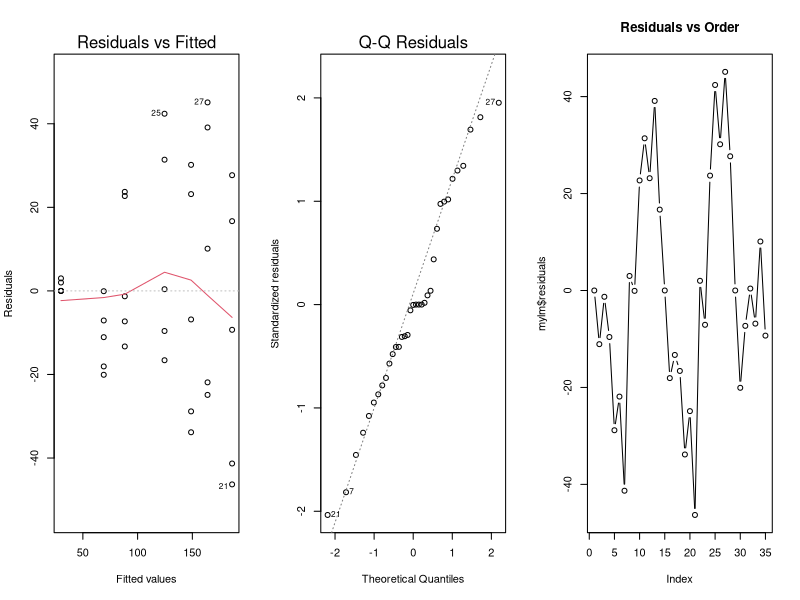
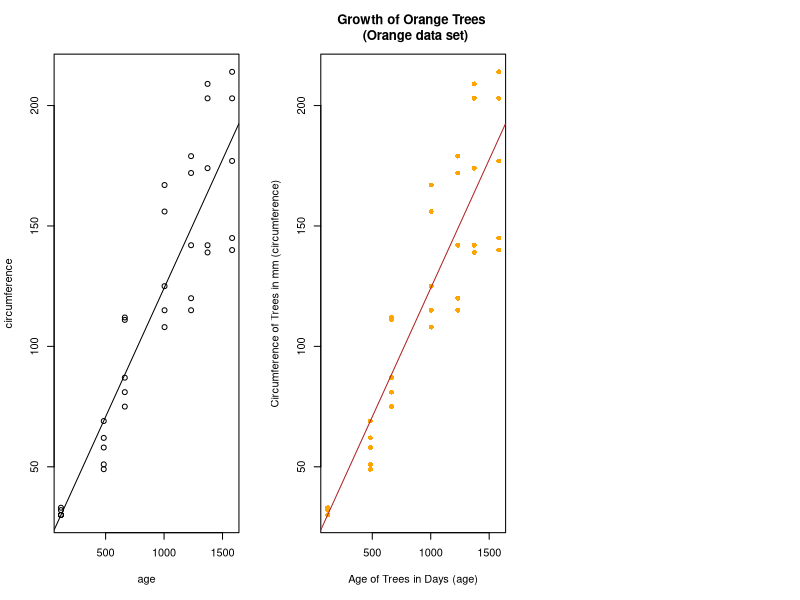
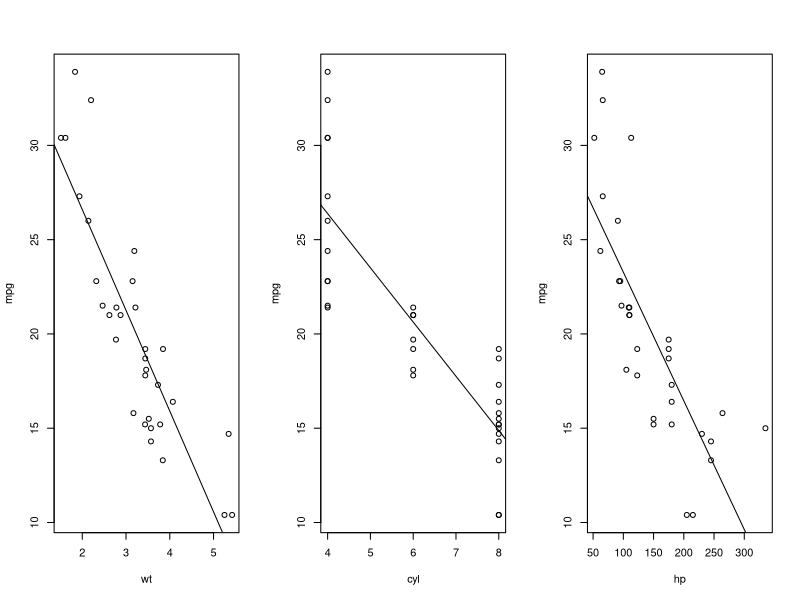
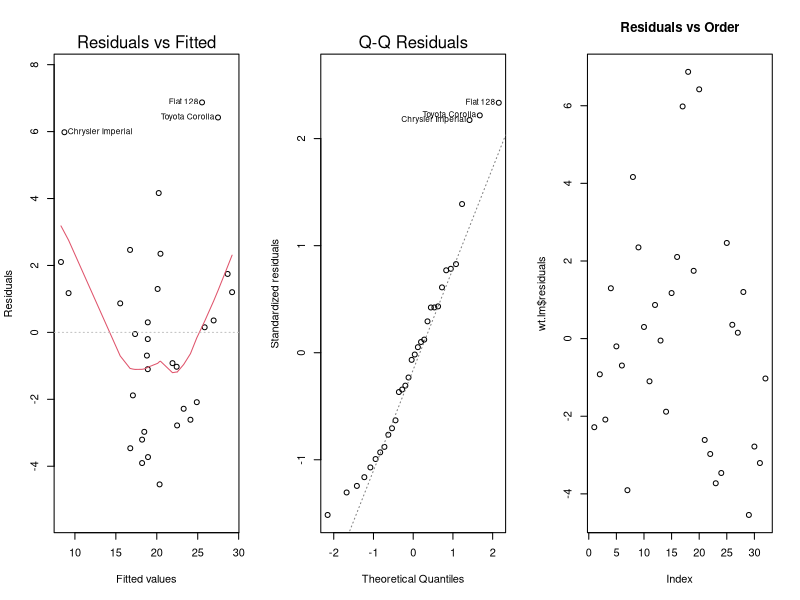
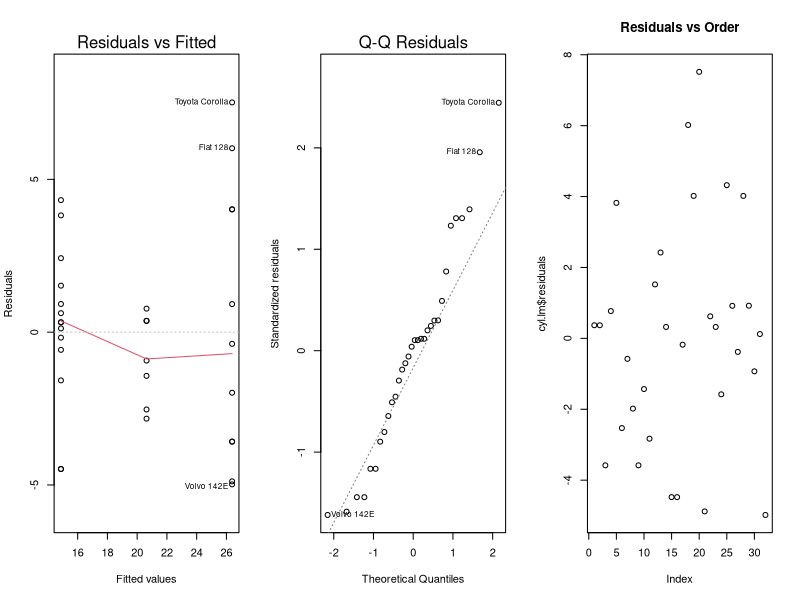
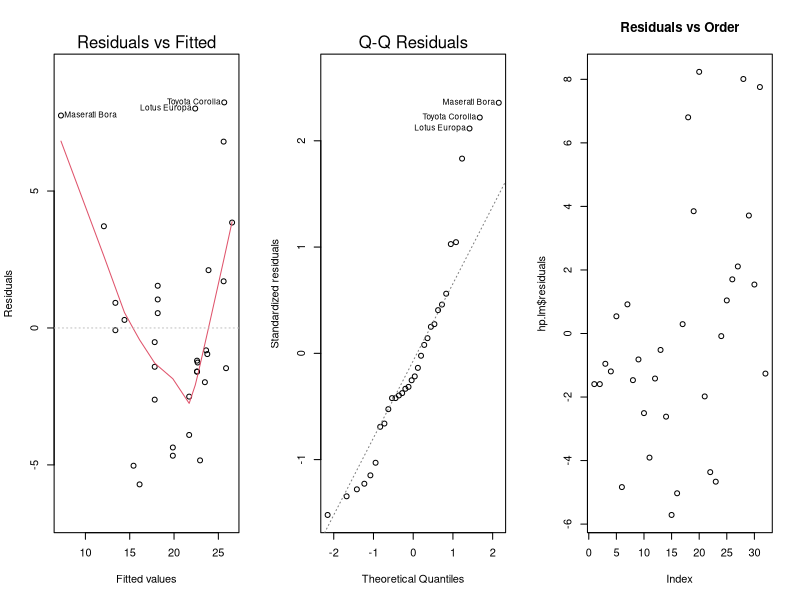

Reproduce these figures in R, in order.
## ---- chunk 1
# Perform the Test
#View(Orange)
mylm <- lm(circumference ~ age, data = Orange)
summary(mylm)


# Check Assumptions
par(mfrow=c(1,3))
plot(mylm, which=1:2)
plot(mylm$residuals, type = "b", main = "Residuals vs Order")
#plot(mylm, which = 1)
# qqPlot(mylm$residuals, main = "Q-Q Plot of Residuals", id = FALSE)

#Plot the Regression Line
plot(circumference ~ age, data = Orange)
abline(mylm)
## ---- chunk 2
# Plot a scatterplot
plot(circumference ~ age, 
     data = Orange,
     col="orange",
     pch=16,
     main = "Growth of Orange Trees \n (Orange data set)",
     ylab= "Circumference of Trees in mm (circumference)",
     xlab= "Age of Trees in Days (age)")
abline(mylm,
       col="firebrick")
## ---- chunk 3
# SSE
sum(mylm$res^2)

# SSR
sum( (mylm$fit - mean(Orange$circumference))^2 )
SSR <- sum( (mylm$fit - mean(Orange$circumference))^2 )

# SSTO
sum( (Orange$circumference - mean(Orange$circumference))^2 )
SSTO <- sum( (Orange$circumference - mean(Orange$circumference))^2 )

# R^2
SSR/SSTO

# r
cor(Orange$age, Orange$circumference)
## ---- chunk 4
17.399650 + 0.106770*(3*365)
## ---- chunk 5
# Perform the Test

wt.lm <- lm(mpg ~ wt, data = mtcars)
summary(wt.lm)

cyl.lm <- lm(mpg ~ cyl, data = mtcars)
summary(cyl.lm)

hp.lm <- lm(mpg ~ hp, data = mtcars)
summary(hp.lm)

## ---- chunk 6
par(mfrow=c(1,3))

plot(mpg ~ wt, data = mtcars)
abline(wt.lm)

plot(mpg ~ cyl, data = mtcars)
abline(cyl.lm)

plot(mpg ~ hp, data = mtcars)
abline(hp.lm)

## ---- chunk 7

# plot(mpg ~ wt, data = mtcars)
# abline(wt.lm)


# SSE
sum( (mtcars$mpg - wt.lm$fit)^2)

# SSR
sum( (wt.lm$fit - mean(mtcars$mpg))^2 )


# SSTO
sum( (mtcars$mpg - mean(mtcars$mpg))^2 )


# R^2
SSR <- sum( (wt.lm$fit - mean(mtcars$mpg))^2 )
SSTO <- sum( (mtcars$mpg - mean(mtcars$mpg))^2 )
SSR/SSTO

# r
cor(mtcars$wt, mtcars$mpg)
## ---- chunk 8
# plot(mpg ~ cyl, data = mtcars)
# abline(cyl.lm)


# SSE
sum( (mtcars$mpg - cyl.lm$fit)^2)

# SSR
sum( (cyl.lm$fit - mean(mtcars$mpg))^2 )


# SSTO
sum( (mtcars$mpg - mean(mtcars$mpg))^2 )


# R^2
SSR <- sum( (cyl.lm$fit - mean(mtcars$mpg))^2 )
SSTO <- sum( (mtcars$mpg - mean(mtcars$mpg))^2 )
SSR/SSTO

# r
cor(mtcars$cyl, mtcars$mpg)
## ---- chunk 9
# plot(mpg ~ hp, data = mtcars)
# abline(hp.lm)

# SSE
sum( (mtcars$mpg - hp.lm$fit)^2)

# SSR
sum( (hp.lm$fit - mean(mtcars$mpg))^2 )


# SSTO
sum( (mtcars$mpg - mean(mtcars$mpg))^2 )


# R^2
SSR <- sum( (hp.lm$fit - mean(mtcars$mpg))^2 )
SSTO <- sum( (mtcars$mpg - mean(mtcars$mpg))^2 )
SSR/SSTO

# r
cor(mtcars$hp, mtcars$mpg)
## ---- chunk 10
par(mfrow=c(1,3))
plot(wt.lm, which=1:2)
plot(wt.lm$residuals, main = "Residuals vs Order")
## ---- chunk 11
par(mfrow=c(1,3))
plot(cyl.lm, which=1:2)
plot(cyl.lm$residuals, main = "Residuals vs Order")
## ---- chunk 12
par(mfrow=c(1,3))
plot(hp.lm, which=1:2)
plot(hp.lm$residuals, main = "Residuals vs Order")
